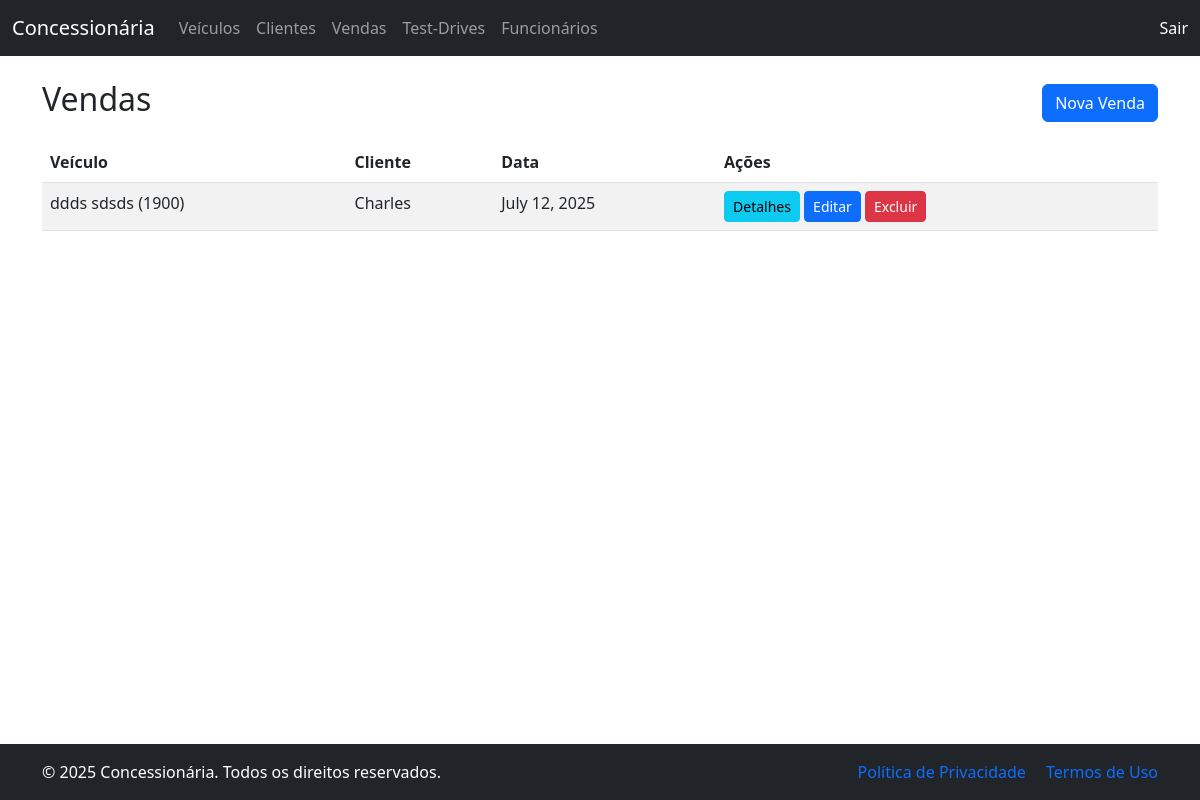
The app's page /vendas/ with its own data.
### vendas/models.py (models this page shows, shortened)
class Venda(models.Model):
    veiculo = models.ForeignKey(Veiculo, on_delete=models.PROTECT)
    cliente = models.ForeignKey(Cliente, on_delete=models.PROTECT)
    funcionario = models.ForeignKey(Funcionario, on_delete=models.PROTECT)
    data = models.DateField(auto_now_add=True)
    valor = models.DecimalField(max_digits=10, decimal_places=2)

### veiculos/models.py (models this page shows)
class Veiculo(models.Model):
    marca = models.CharField(max_length=100)
    modelo = models.CharField(max_length=100)
    ano = models.IntegerField()
    preco = models.DecimalField(max_digits=10, decimal_places=2)
    quilometragem = models.PositiveIntegerField()
    cor = models.CharField(max_length=50)
    disponivel = models.BooleanField(default=True)
    def __str__(self):
        return f"{self.marca} {self.modelo} ({self.ano})"

### clientes/models.py (models this page shows)
class Cliente(models.Model):
    nome = models.CharField(max_length=100)
    CPF = models.CharField(max_length=14, unique=True)
    contato = models.CharField(max_length=100)
    def __str__(self):
        return self.nome

### vendas/views.py (the view)
# urls.py: path('', views.lista_vendas, name='lista_vendas'),
def lista_vendas(request):
    return render(request, 'vendas/lista_vendas.html', {'vendas': Venda.objects.all()})

### templates/vendas/lista_vendas.html
{% extends 'base.html' %}
{% block content %}
<div class="d-flex justify-content-between align-items-center mb-3">
    <h2>Vendas</h2>
    <a href="/vendas/nova/" class="btn btn-primary"> Nova Venda</a>
</div>
<table class="table table-striped">
    <thead>
        <tr>
            <th>Veículo</th>
            <th>Cliente</th>
            <th>Data</th>
            <th>Ações</th>
        </tr>
    </thead>
    <tbody>
        {% for venda in vendas %}
        <tr>
            <td>{{ venda.veiculo }}</td>
            <td>{{ venda.cliente }}</td>
            <td>{{ venda.data }}</td>
         <td >
                <div>
                    <a href="/vendas/detalhes/{{ venda.id }}/" class="btn btn-sm btn-info">Detalhes</a>
                    <a href="/vendas/editar/{{ venda.id }}/" class="btn btn-sm btn-primary">Editar</a>
                    <a href="/vendas/deletar/{{ venda.id }}/" class="btn btn-sm btn-danger">Excluir</a>
                </div>
            </td>
        </tr>
        {% endfor %}
    </tbody>
</table>
{% endblock %}

### records on screen
Venda: veiculo "ddds sdsds (1900)", cliente "Charles", data "July 12, 2025"
